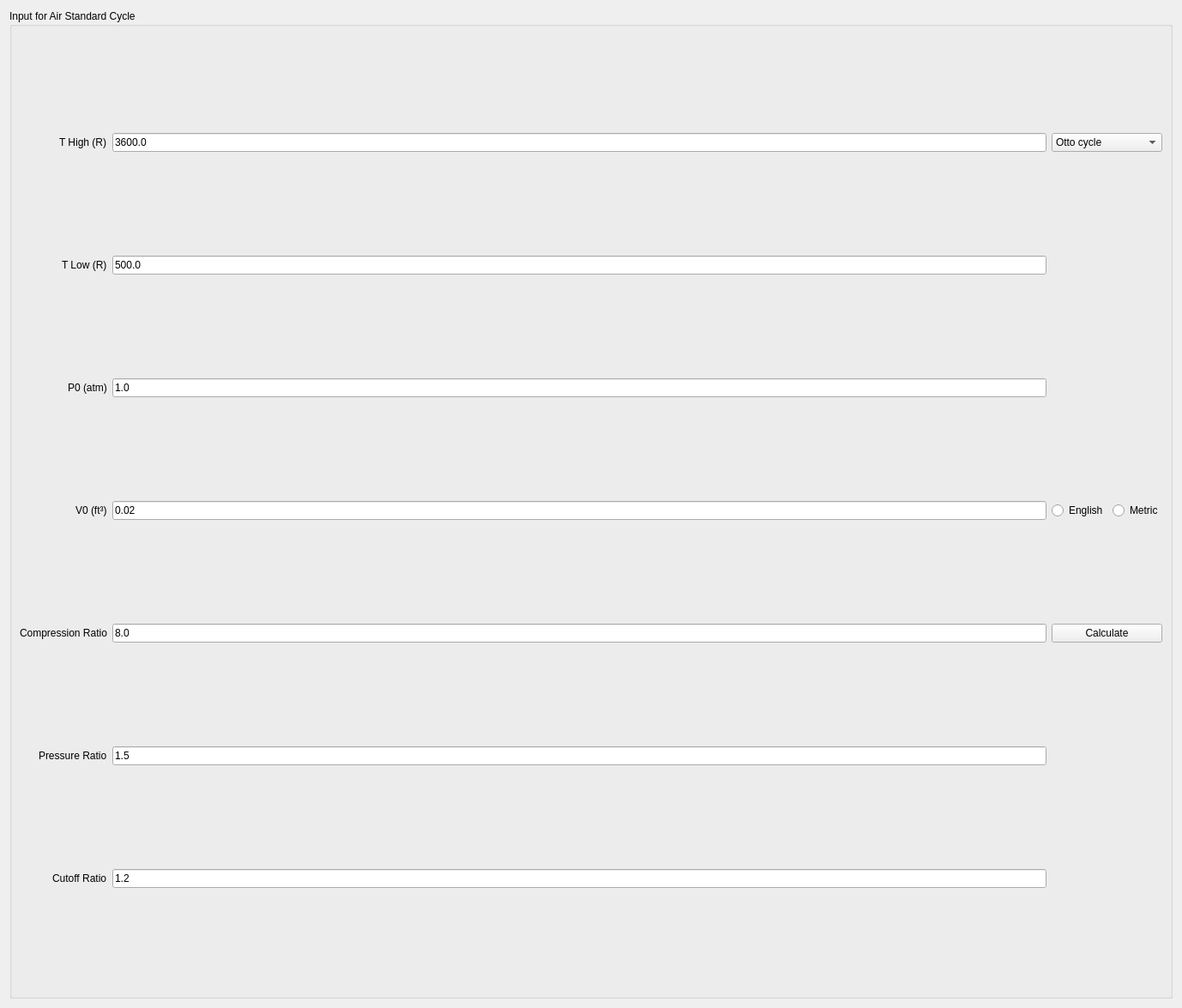
<?xml version="1.0" encoding="UTF-8"?>
<ui version="4.0">
 <class>Form</class>
 <widget class="QWidget" name="Form">
  <property name="geometry">
   <rect>
    <x>0</x>
    <y>0</y>
    <width>1378</width>
    <height>1175</height>
   </rect>
  </property>
  <layout class="QVBoxLayout" name="main_VerticalLayout">
   <item>
    <widget class="QGroupBox" name="gb_Input">
     <property name="title">
      <string>Input for Air Standard Cycle</string>
     </property>
     <layout class="QGridLayout" name="gridLayout">
      <!-- T High -->
      <item row="0" column="0" alignment="Qt::AlignRight">
       <widget class="QLabel" name="lbl_THigh">
        <property name="text"><string>T High (R)</string></property>
       </widget>
      </item>
      <item row="0" column="1">
       <widget class="QLineEdit" name="le_THigh">
        <property name="text"><string>3600.0</string></property>
       </widget>
      </item>

      <!-- Cycle selector -->
      <item row="0" column="2" colspan="2">
       <widget class="QComboBox" name="cmb_OttoDiesel">
        <item><property name="text"><string>Otto cycle</string></property></item>
        <item><property name="text"><string>Diesel cycle</string></property></item>
        <item><property name="text"><string>Dual cycle</string></property></item>
       </widget>
      </item>

      <!-- T Low -->
      <item row="1" column="0" alignment="Qt::AlignRight">
       <widget class="QLabel" name="lbl_TLow">
        <property name="text"><string>T Low (R)</string></property>
       </widget>
      </item>
      <item row="1" column="1">
       <widget class="QLineEdit" name="le_TLow">
        <property name="text"><string>500.0</string></property>
       </widget>
      </item>

      <!-- P0 -->
      <item row="2" column="0" alignment="Qt::AlignRight">
       <widget class="QLabel" name="lbl_P0">
        <property name="text"><string>P0 (atm)</string></property>
       </widget>
      </item>
      <item row="2" column="1">
       <widget class="QLineEdit" name="le_P0">
        <property name="text"><string>1.0</string></property>
       </widget>
      </item>

      <!-- V0 -->
      <item row="3" column="0" alignment="Qt::AlignRight">
       <widget class="QLabel" name="lbl_V0">
        <property name="text"><string>V0 (ft³)</string></property>
       </widget>
      </item>
      <item row="3" column="1">
       <widget class="QLineEdit" name="le_V0">
        <property name="text"><string>0.02</string></property>
       </widget>
      </item>

      <!-- Compression Ratio -->
      <item row="4" column="0" alignment="Qt::AlignRight">
       <widget class="QLabel" name="lbl_CR">
        <property name="text"><string>Compression Ratio</string></property>
       </widget>
      </item>
      <item row="4" column="1">
       <widget class="QLineEdit" name="le_CR">
        <property name="text"><string>8.0</string></property>
       </widget>
      </item>

      <!-- Pressure Ratio -->
      <item row="5" column="0" alignment="Qt::AlignRight">
       <widget class="QLabel" name="lbl_PR">
        <property name="text"><string>Pressure Ratio</string></property>
       </widget>
      </item>
      <item row="5" column="1">
       <widget class="QLineEdit" name="le_PR">
        <property name="text"><string>1.5</string></property>
       </widget>
      </item>

      <!-- Cutoff Ratio -->
      <item row="6" column="0" alignment="Qt::AlignRight">
       <widget class="QLabel" name="lbl_CO">
        <property name="text"><string>Cutoff Ratio</string></property>
       </widget>
      </item>
      <item row="6" column="1">
       <widget class="QLineEdit" name="le_CO">
        <property name="text"><string>1.2</string></property>
       </widget>
      </item>

      <!-- English / Metric toggles -->
      <item row="3" column="2">
       <widget class="QRadioButton" name="rdo_English">
        <property name="text"><string>English</string></property>
       </widget>
      </item>
      <item row="3" column="3">
       <widget class="QRadioButton" name="rdo_Metric">
        <property name="text"><string>Metric</string></property>
       </widget>
      </item>

      <!-- Calculate button -->
      <item row="4" column="2" colspan="2">
       <widget class="QPushButton" name="btn_Calculate">
        <property name="text"><string>Calculate</string></property>
       </widget>
      </item>
     </layout>
    </widget>
   </item>

   <!-- gb_Output and gb_Plot sections remain unchanged -->
  </layout>
 </widget>
 <resources/>
 <connections/>
</ui>
